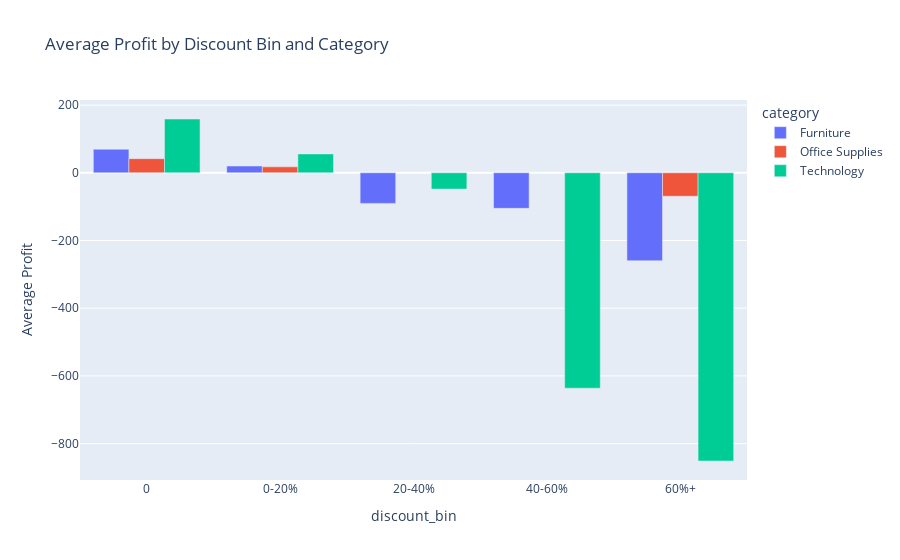

The code cell stored with this chart in its notebook:
### Code cell
cat_discount_profit = (
    df_eda
    .groupby(
        ["category", "discount_bin"],
        as_index=False,
        observed=True
    )["profit"]
    .mean()
)

fig = px.bar(
    cat_discount_profit,
    x="discount_bin",
    y="profit",
    color="category",
    barmode="group",
    labels={"profit": "Average Profit"},
    title="Average Profit by Discount Bin and Category"
)
fig.show()

### Figure 1 — Plotly figure (JSON) as saved in the notebook; plotly's stock layout.template omitted (floating-point values rounded to 4 significant figures)
{"data": [{"alignmentgroup": "True", "hovertemplate": "category=Furniture<br>discount_bin=%{x}<br>Average Profit=%{y}<extra></extra>", "legendgroup": "Furniture", "marker": {"color": "#636efa", "pattern": {"shape": ""}}, "name": "Furniture", "offsetgroup": "Furniture", "orientation": "v", "showlegend": true, "textposition": "auto", "type": "bar", "x": ["0", "0-20%", "20-40%", "40-60%", "60%+"], "xaxis": "x", "y": [69.54, 19.91, -90.35, -105.0, -259.7], "yaxis": "y"}, {"alignmentgroup": "True", "hovertemplate": "category=Office Supplies<br>discount_bin=%{x}<br>Average Profit=%{y}<extra></extra>", "legendgroup": "Office Supplies", "marker": {"color": "#EF553B", "pattern": {"shape": ""}}, "name": "Office Supplies", "offsetgroup": "Office Supplies", "orientation": "v", "showlegend": true, "textposition": "auto", "type": "bar", "x": ["0", "0-20%", "60%+"], "xaxis": "x", "y": [41.71, 17.65, -69.32], "yaxis": "y"}, {"alignmentgroup": "True", "hovertemplate": "category=Technology<br>discount_bin=%{x}<br>Average Profit=%{y}<extra></extra>", "legendgroup": "Technology", "marker": {"color": "#00cc96", "pattern": {"shape": ""}}, "name": "Technology", "offsetgroup": "Technology", "orientation": "v", "showlegend": true, "textposition": "auto", "type": "bar", "x": ["0", "0-20%", "20-40%", "40-60%", "60%+"], "xaxis": "x", "y": [158.9, 55.59, -48.11, -636.3, -851.3], "yaxis": "y"}], "layout": {"autosize": true, "barmode": "group", "legend": {"title": {"text": "category"}, "tracegroupgap": 0}, "title": {"text": "Average Profit by Discount Bin and Category"}, "xaxis": {"anchor": "y", "autorange": true, "domain": [0, 1], "range": [-0.5, 4.5], "title": {"text": "discount_bin"}, "type": "category"}, "yaxis": {"anchor": "x", "autorange": true, "domain": [0, 1], "range": [-907.4, 215.0], "title": {"text": "Average Profit"}, "type": "linear"}}}
